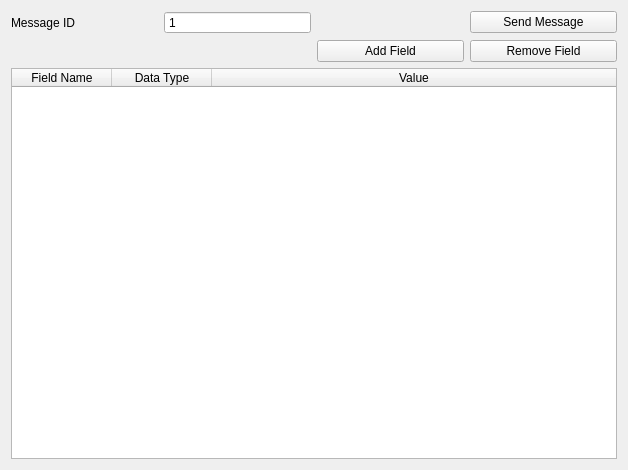
<?xml version="1.0" encoding="UTF-8"?>
<ui version="4.0">
 <class>MessagePage</class>
 <widget class="QWidget" name="MessagePage">
  <property name="geometry">
   <rect>
    <x>0</x>
    <y>0</y>
    <width>628</width>
    <height>470</height>
   </rect>
  </property>
  <property name="windowTitle">
   <string>Form</string>
  </property>
  <layout class="QGridLayout" name="gridLayout">
   <item row="0" column="0">
    <widget class="QLabel" name="label">
     <property name="text">
      <string>Message ID</string>
     </property>
    </widget>
   </item>
   <item row="2" column="0" colspan="4">
    <widget class="QTableWidget" name="FieldTableWidget">
     <attribute name="horizontalHeaderStretchLastSection">
      <bool>true</bool>
     </attribute>
     <attribute name="verticalHeaderStretchLastSection">
      <bool>false</bool>
     </attribute>
     <column>
      <property name="text">
       <string>Field Name</string>
      </property>
     </column>
     <column>
      <property name="text">
       <string>Data Type</string>
      </property>
     </column>
     <column>
      <property name="text">
       <string>Value</string>
      </property>
     </column>
    </widget>
   </item>
   <item row="1" column="3">
    <widget class="QPushButton" name="RemoveFieldButton">
     <property name="text">
      <string>Remove Field</string>
     </property>
    </widget>
   </item>
   <item row="0" column="3">
    <widget class="QPushButton" name="SendMessageButton">
     <property name="text">
      <string>Send Message</string>
     </property>
    </widget>
   </item>
   <item row="1" column="2">
    <widget class="QPushButton" name="AddFieldButton">
     <property name="text">
      <string>Add Field</string>
     </property>
    </widget>
   </item>
   <item row="0" column="1">
    <widget class="QSpinBox" name="MessageIDInput">
     <property name="buttonSymbols">
      <enum>QAbstractSpinBox::NoButtons</enum>
     </property>
     <property name="minimum">
      <number>1</number>
     </property>
    </widget>
   </item>
  </layout>
 </widget>
 <resources/>
 <connections/>
</ui>
